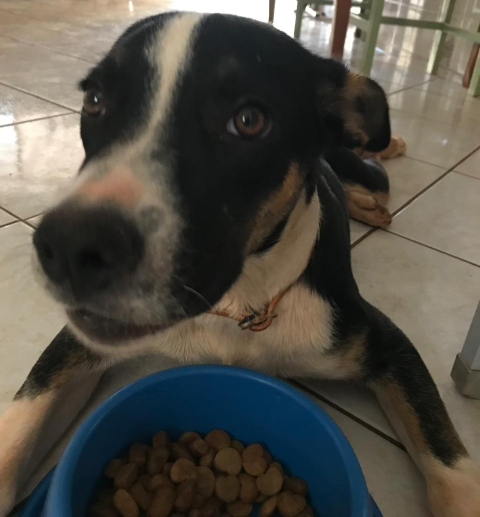
#> input picture data/bidu.jpeg, 960 x 1034 px, given in place of video_noisy.mp4, which was not available (shown at 1/2 size)
$ jupyter execute rrr4.ipynb
#> lines starting #> are read from the running program, lines starting #| are printed output that depends on the picture
[cell 1]
import numpy as np
import cv2
from sklearn.linear_model import Ridge

[cell 2]
import matplotlib.pyplot as plt

def plot_frame(frame, title):
    plt.figure()
    plt.imshow(frame, cmap='gray')
    plt.title(title)
    # remove ticks
    plt.xticks([])
    plt.yticks([])
    plt.show()

[cell 3]
vid = cv2.VideoCapture('in/video_noisy.mp4')
frames = []
while vid.isOpened():
    ret, frame = vid.read()
#> frame is the input picture: shape (1034, 960, 3); mean B, G, R 70.6, 79.5, 83.3
    if ret:
        # Convert to grayscale and flatten
        frame_gray = cv2.cvtColor(frame, cv2.COLOR_BGR2GRAY)
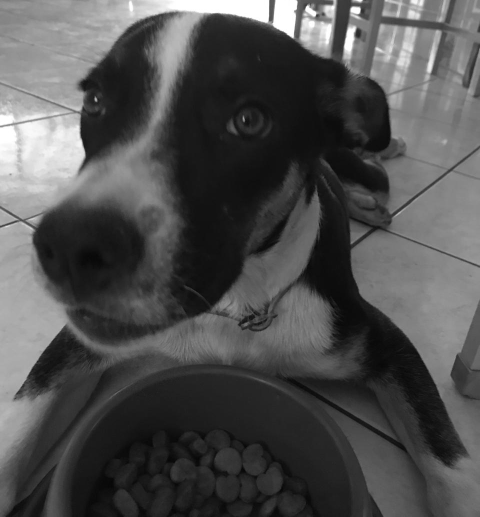
#> frame_gray: shape (1034, 960) (shown at 1/2 size); min 3, max 255, mean 79.6
        frames.append(frame_gray.flatten())
    else:
        break
vid.release()
frames = np.array(frames).T
Y = frames
Y.shape


$ run again, on data/salem.jpeg
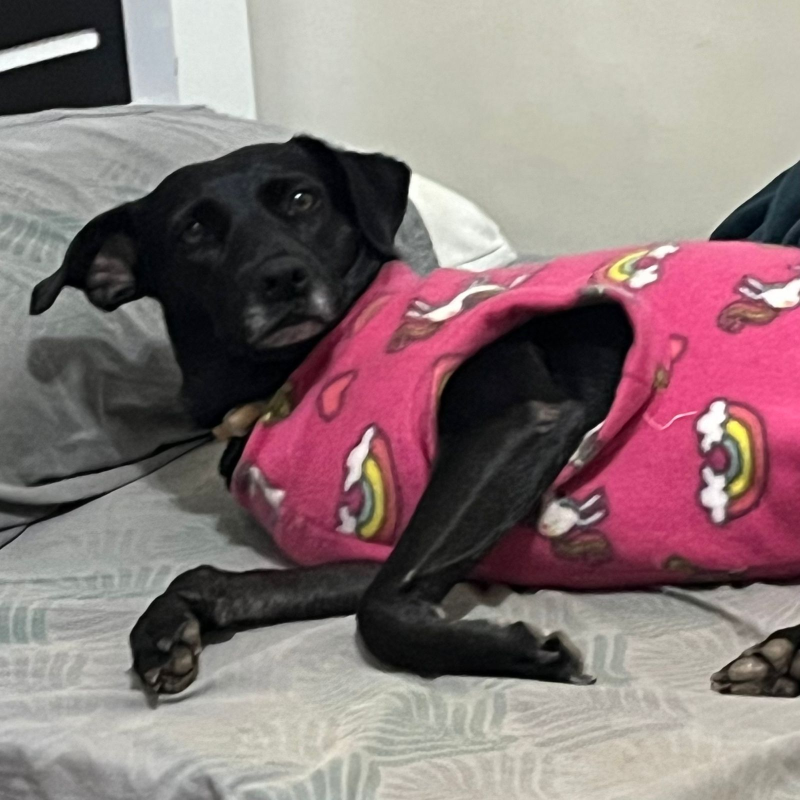
#> input picture data/salem.jpeg, 1600 x 1600 px, given in place of video_noisy.mp4, which was not available (shown at 1/2 size)
#> frame is the input picture: shape (1600, 1600, 3); mean B, G, R 119.7, 118.7, 137.3
#> `frame_gray = cv2.cvtColor(frame, cv2.COLOR_BGR2GRAY)`:
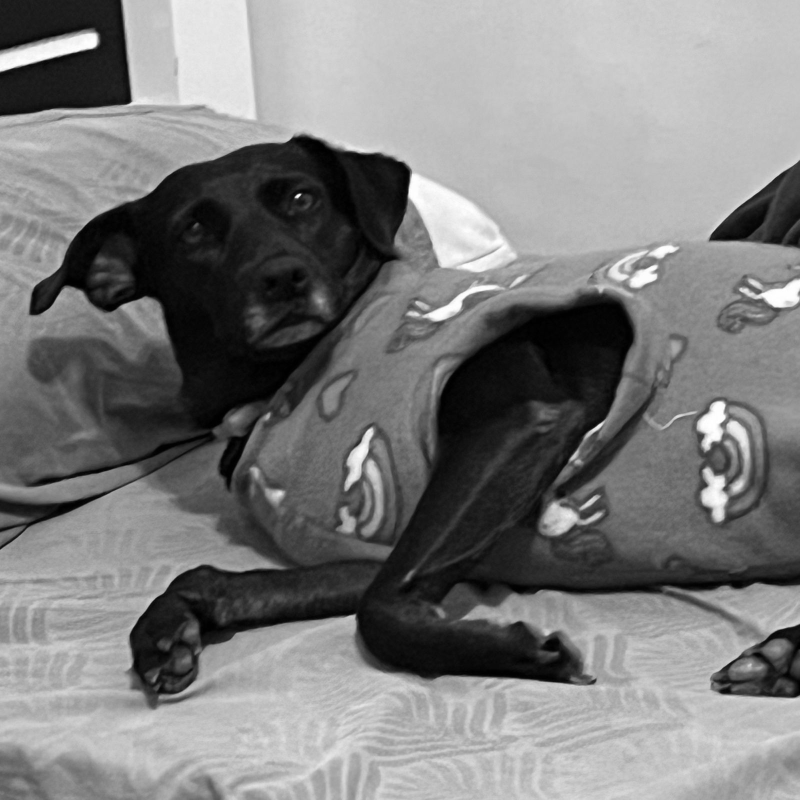
#> frame_gray: shape (1600, 1600) (shown at 1/2 size); min 0, max 255, mean 124.4

$ run again, on data/becelli.png
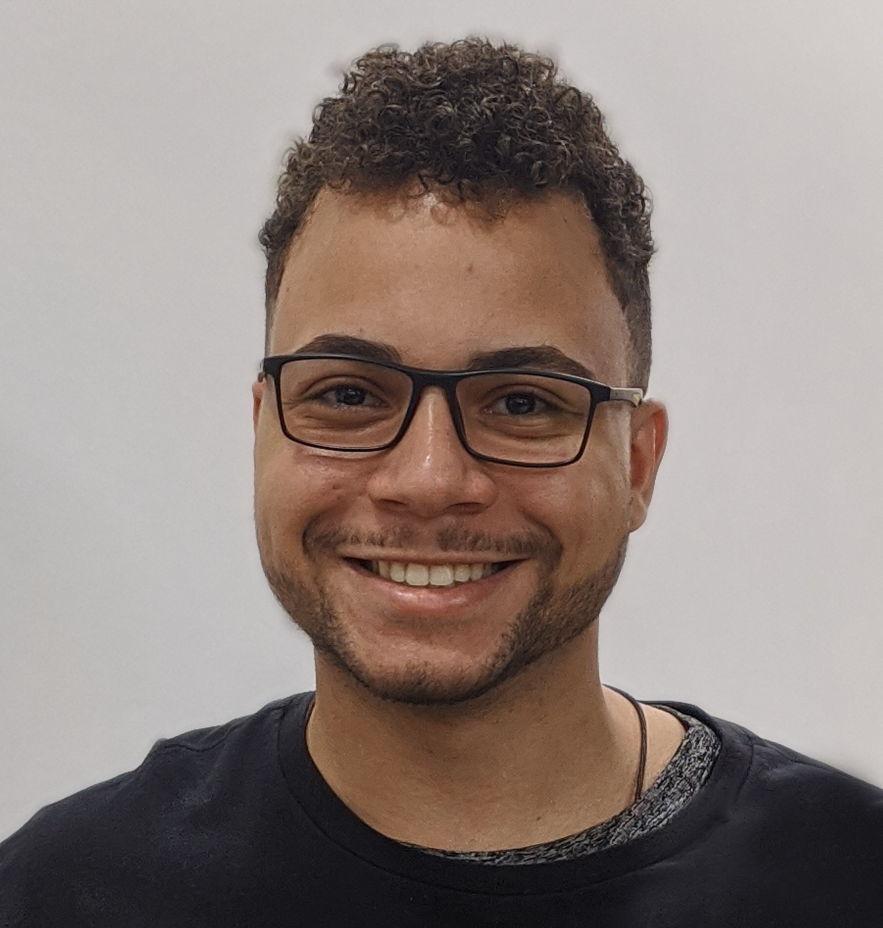
#> input picture data/becelli.png, 1765 x 1856 px, given in place of video_noisy.mp4, which was not available (shown at 1/2 size)
#> frame is the input picture: shape (1856, 1765, 3); mean B, G, R 125.7, 130.9, 143.4
#> `frame_gray = cv2.cvtColor(frame, cv2.COLOR_BGR2GRAY)`:
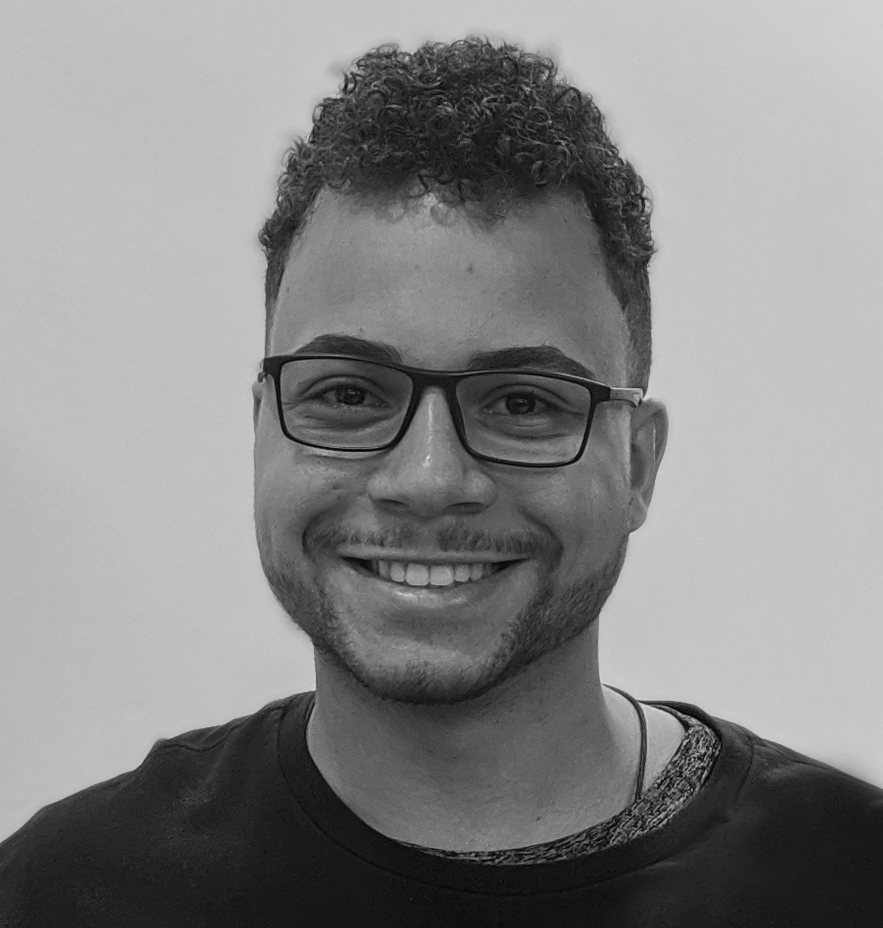
#> frame_gray: shape (1856, 1765) (shown at 1/2 size); min 0, max 236, mean 134.1
